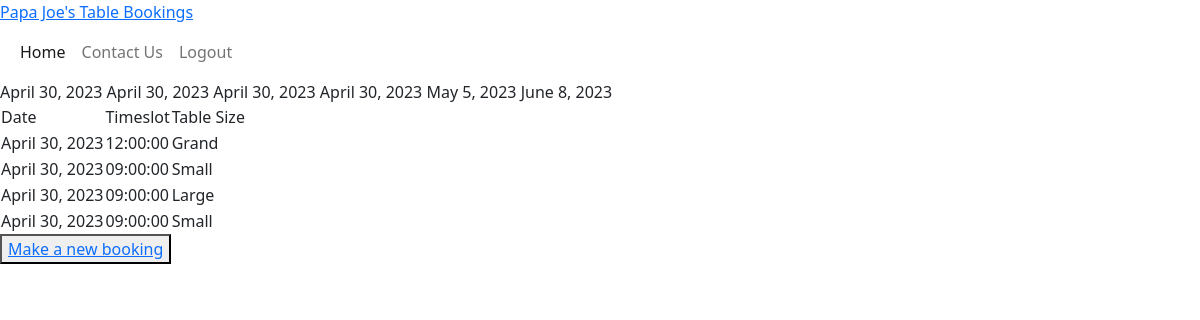
The app's page / (signed in) with its own data.
### booking/models.py (models this page shows, shortened)
class Booking(models.Model):
    user = models.ForeignKey(
        User, on_delete=models.CASCADE, related_name="booking"
    )
    date = models.DateField(null=False, blank=False)
    table = models.ForeignKey(
        Table, on_delete=models.CASCADE, related_name="booking"
    )
    timeslot = models.ForeignKey(
        Timeslot, on_delete=models.CASCADE, related_name="booking"
    )
    class Meta:
        ordering = ['date']

class Timeslot(models.Model):
    time = models.TimeField(null=False, blank=False)
    def __str__(self):
        return str(self.time)

class Table(models.Model):
    size = models.IntegerField(null=False, blank=False)
    category = models.CharField(max_length=10, null=False, blank=False)
    upper_limit = models.IntegerField(null=False, blank=False)

### booking/views.py (the view)
# urls.py: path('', home_page, name='Home'),
def home_page(request):
    bookings = Booking.objects.all()
    context = {
        'bookings': bookings
    }
    return render(request, 'booking/index.html', context)

### booking/templates/booking/index.html (shortened to what this page needs)
{% extends "booking/site_page.html" %}
{% block nav %}
    <li class="nav-item">
        <a class="nav-link active" aria-current="page" href="/">Home</a>
    </li>
    <li class="nav-item">
        <a class="nav-link" aria-current="page" href="/contacts">Contact Us</a>
    </li>
{% endblock %}
{% block content %}
{% for booking in bookings %}
{{ booking.date }}
{% endfor %}
    {% if user.is_authenticated %}
        <table>
            <tr>
                <td>Date</td>
                <td>Timeslot</td>
                <td>Table Size</td>
            </tr>
            {% for booking in bookings %}
                {% if user == booking.user %}
                <tr>
                    <td>{{booking.date}}</td>
                    <td>{{booking.timeslot}}</td>
                    <td>{{booking.table.category}}</td>
                </tr>
                {% endif %}
            {% endfor %}
        </table>
        <button type="button"><a href="/booking">Make a new booking</a></button>
    {% endif %}
{% endblock %}

### records on screen
Booking: date "April 30, 2023", timeslot "12:00:00", table.category "Grand"
Booking: date "April 30, 2023", timeslot "09:00:00", table.category "Small"
Booking: date "April 30, 2023", timeslot "09:00:00", table.category "Large"
Booking: date "April 30, 2023", timeslot "09:00:00", table.category "Small"
Booking: date "May 5, 2023"
Booking: date "June 8, 2023"
